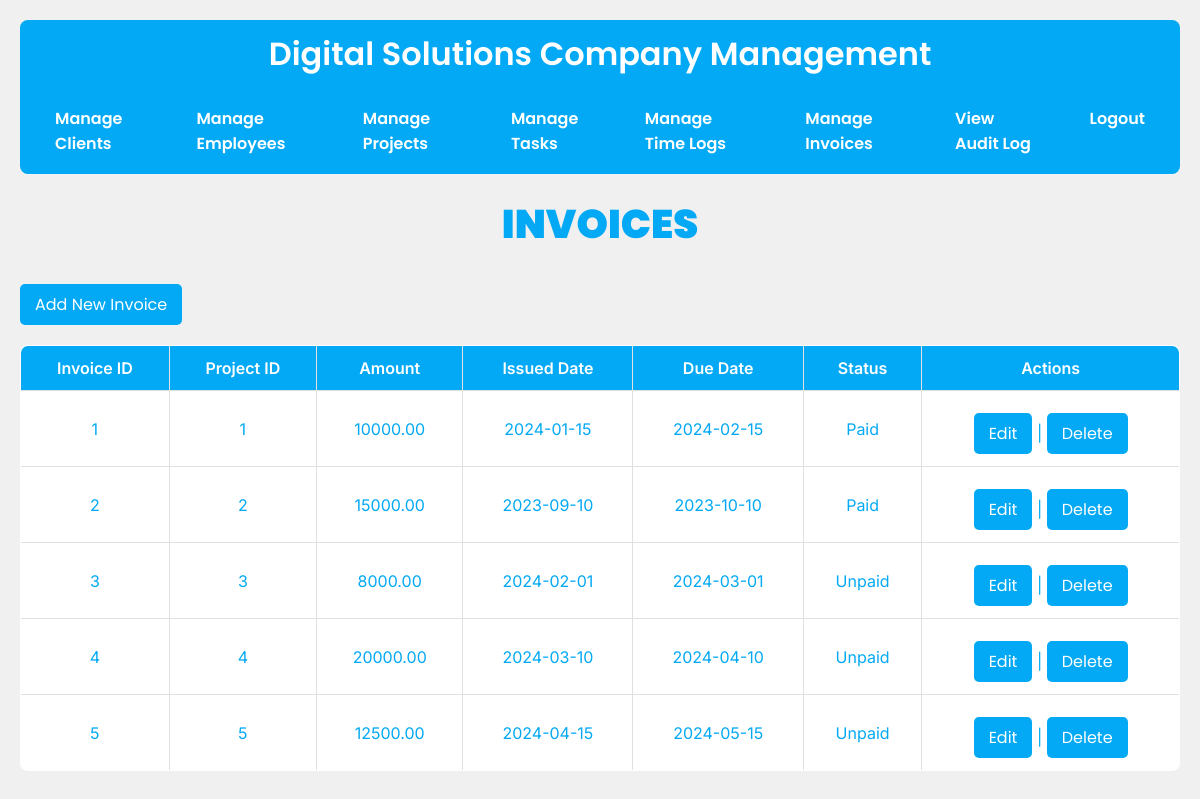
/invoices.php (signed in), run on the app's committed database.
### tables this page shows
CREATE TABLE Invoices (
    invoice_id INT PRIMARY KEY AUTO_INCREMENT,
    project_id INT NOT NULL,
    amount DECIMAL(15, 2) CHECK (amount >= 0),
    issued_date DATE,
    due_date DATE,
    status VARCHAR(50) CHECK (status IN ('Paid', 'Unpaid', 'Overdue'))
);

### invoices.php (the view, shortened to what this page needs)
<?php
include 'core/dbConfig.php';
$query = $pdo->query("SELECT * FROM Invoices");
$invoices = $query->fetchAll(PDO::FETCH_ASSOC);
?>
<!DOCTYPE html>
<html lang="en">
<head>
    <link rel="stylesheet" href="style.css">
</head>
<body>
        <nav>
            <h1>Digital Solutions Company Management</h1>
            <ul>
                <li><a href="clients.php">Manage Clients</a></li>
                <li><a href="employees.php">Manage Employees</a></li>
                <li><a href="projects.php">Manage Projects</a></li>
                <li><a href="tasks.php">Manage Tasks</a></li>
                <li><a href="timelogs.php">Manage Time Logs</a></li>
                <li><a href="invoices.php">Manage Invoices</a></li>
                <li><a href="auditLog.php">View Audit Log</a></li>
                <li><a href="logout.php">Logout</a></li>
            </ul>
        </nav>
    <h2>INVOICES</h2>
    <a href="addInvoice.php">Add New Invoice</a>
    <table border="1">
        <tr>
            <th>Invoice ID</th>
            <th>Project ID</th>
            <th>Amount</th>
            <th>Issued Date</th>
            <th>Due Date</th>
            <th>Status</th>
            <th>Actions</th>
        </tr>
        <?php foreach ($invoices as $invoice): ?>
        <tr>
            <td><?= htmlspecialchars($invoice['invoice_id']); ?></td>
            <td><?= htmlspecialchars($invoice['project_id']); ?></td>
            <td><?= htmlspecialchars($invoice['amount']); ?></td>
            <td><?= htmlspecialchars($invoice['issued_date']); ?></td>
            <td><?= htmlspecialchars($invoice['due_date']); ?></td>
            <td><?= htmlspecialchars($invoice['status']); ?></td>
            <td>
                <a href="editInvoice.php?id=<?= htmlspecialchars($invoice['invoice_id']); ?>">Edit</a> |
                <a href="delInvoice.php?id=<?= htmlspecialchars($invoice['invoice_id']); ?>" onclick="return confirmDeletion()">Delete</a>
            </td>
        </tr>
        <?php endforeach; ?>
    </table>
</body>
</html>

### style.css (style rules this page uses)
* { margin: 0; padding: 0; box-sizing: border-box; font-family: "Inter", sans-serif; }
:root { --sky-blue: #03a9f4; --light-green: #a1eebd; --white: #ffffff; --gray: #f0f0f0; --border-color: #e0e0e0; }
body { background-color: var(--gray); color: var(--sky-blue); padding: 20px; font-family: "Inter", sans-serif; }
h1, h2 { color: var(--sky-blue); text-align: center; font-family: "Poppins", sans-serif; }
h1 { font-size: 2em; font-weight: 600; margin-bottom: 10px; }
h2 { font-size: 2.5em; font-weight: 900; margin-bottom: 20px; }
nav { background-color: var(--sky-blue); padding: 10px; border-radius: 8px; margin-bottom: 20px; }
nav ul { list-style: none; display: flex; justify-content: center; }
nav ul li { margin: 0 10px; }
nav ul li a { color: var(--white); text-decoration: none; font-weight: 600; }
nav h1 { color: #ffffff; }
table { width: 100%; border-collapse: collapse; margin: 20px 0; background-color: var(--white); border-radius: 8px; overflow: hidden; }
table, th, td { border: 1px solid var(--border-color); }
th, td { padding: 12px 15px; text-align: center; color: var(#000000); font-family: "Inter", sans-serif; }
th { background-color: var(--sky-blue); color: var(--white); font-weight: 600; }
tr:nth-child(even) { background-color: var(--white); }
a, button { display: inline-block; background-color: var(--sky-blue); color: var(--white); padding: 8px 15px; border-radius: 5px; text-decoration: none; margin-top: 10px; font-family: "Poppins", sans-serif; font-weight: 400; }

### data on the page
invoices: invoice_id "1", project "1", amount "10000.00", issued_date "2024-01-15", due_date "2024-02-15", status "Paid"
invoices: invoice_id "2", project "2", amount "15000.00", issued_date "2023-09-10", due_date "2023-10-10", status "Paid"
invoices: invoice_id "3", project "3", amount "8000.00", issued_date "2024-02-01", due_date "2024-03-01", status "Unpaid"
invoices: invoice_id "4", project "4", amount "20000.00", issued_date "2024-03-10", due_date "2024-04-10", status "Unpaid"
invoices: invoice_id "5", project "5", amount "12500.00", issued_date "2024-04-15", due_date "2024-05-15", status "Unpaid"
